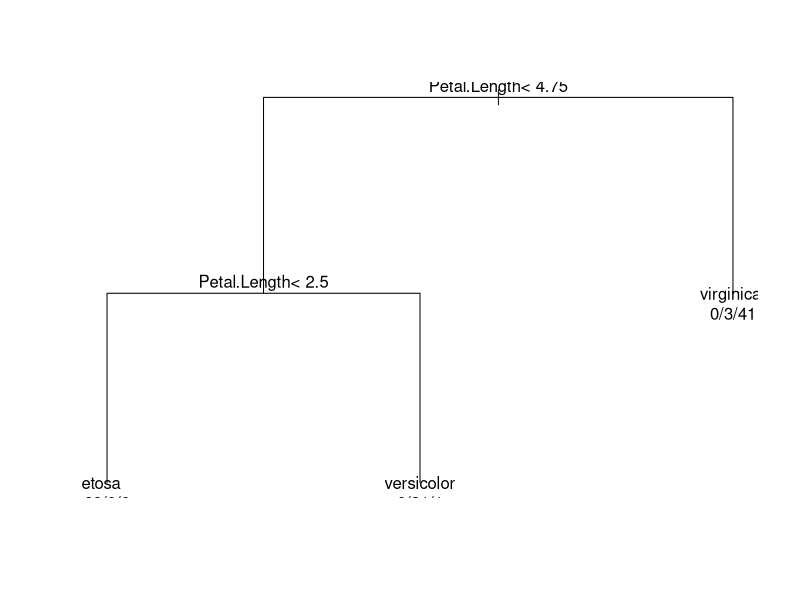

The R script that drew this image:
install.packages("rpart")
library(rpart)
set.seed(10)
id <- sample(1:nrow(iris), 105)
train <- iris[id, ]
test <- iris[-id, ]
model <- rpart(Species ~ ., data = train, method = "class")
pred <- predict(model, test, type = "class")
print(pred)
print(table(Actual = test$Species, Predicted = pred))
plot(model)
text(model, use.n = TRUE)
